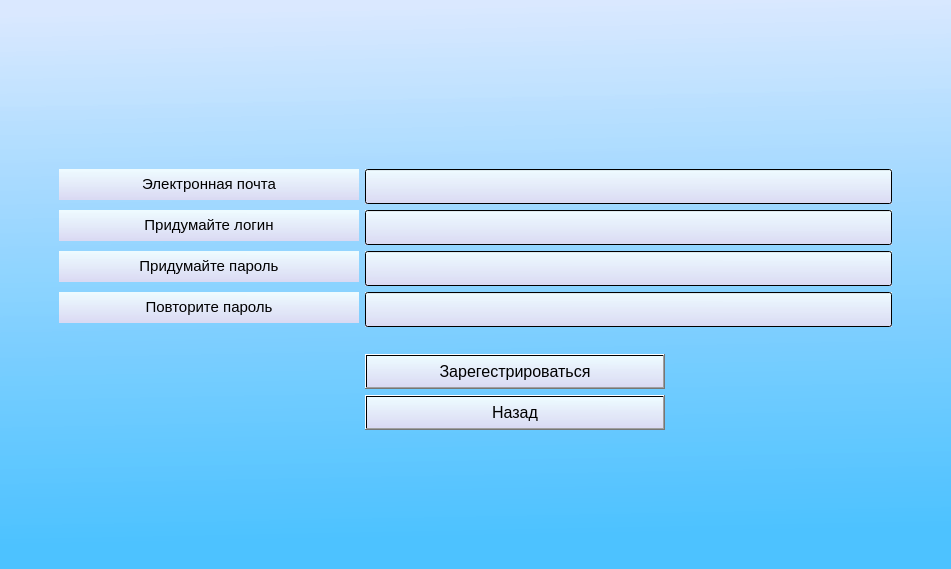
<?xml version="1.0" encoding="UTF-8"?>
<ui version="4.0">
 <class>MainWindow</class>
 <widget class="QMainWindow" name="MainWindow">
  <property name="geometry">
   <rect>
    <x>0</x>
    <y>0</y>
    <width>951</width>
    <height>569</height>
   </rect>
  </property>
  <property name="windowTitle">
   <string>MainWindow</string>
  </property>
  <property name="layoutDirection">
   <enum>Qt::LeftToRight</enum>
  </property>
  <property name="styleSheet">
   <string notr="true">background-color: qlineargradient(spread:pad, x1:0.572139, y1:0.994, x2:0.537, y2:0.00568182, stop:0.0547264 rgba(77, 194, 255, 255), stop:0.995025 rgba(217, 232, 255, 217));</string>
  </property>
  <widget class="QWidget" name="centralwidget">
   <layout class="QVBoxLayout" name="verticalLayout_2">
    <item>
     <layout class="QFormLayout" name="formLayout">
      <property name="sizeConstraint">
       <enum>QLayout::SetFixedSize</enum>
      </property>
      <property name="fieldGrowthPolicy">
       <enum>QFormLayout::ExpandingFieldsGrow</enum>
      </property>
      <property name="labelAlignment">
       <set>Qt::AlignCenter</set>
      </property>
      <property name="formAlignment">
       <set>Qt::AlignCenter</set>
      </property>
      <property name="leftMargin">
       <number>50</number>
      </property>
      <property name="topMargin">
       <number>60</number>
      </property>
      <property name="rightMargin">
       <number>50</number>
      </property>
      <property name="bottomMargin">
       <number>30</number>
      </property>
      <item row="1" column="0">
       <widget class="QLabel" name="label1">
        <property name="minimumSize">
         <size>
          <width>300</width>
          <height>0</height>
         </size>
        </property>
        <property name="maximumSize">
         <size>
          <width>2000</width>
          <height>2000</height>
         </size>
        </property>
        <property name="styleSheet">
         <string notr="true">background-color: qlineargradient(spread:pad, x1:0.503, y1:0.977273, x2:0.522, y2:0.028, stop:0 rgba(218, 218, 243, 255), stop:0.995025 rgba(240, 252, 255, 249));</string>
        </property>
        <property name="text">
         <string>&lt;html&gt;&lt;head/&gt;&lt;body&gt;&lt;p align=&quot;center&quot;&gt;&lt;span style=&quot; font-size:11pt;&quot;&gt;Электронная почта&lt;/span&gt;&lt;/p&gt;&lt;/body&gt;&lt;/html&gt;</string>
        </property>
       </widget>
      </item>
      <item row="1" column="1">
       <widget class="QLineEdit" name="Login">
        <property name="minimumSize">
         <size>
          <width>350</width>
          <height>35</height>
         </size>
        </property>
        <property name="maximumSize">
         <size>
          <width>1000</width>
          <height>16777215</height>
         </size>
        </property>
        <property name="font">
         <font>
          <pointsize>11</pointsize>
         </font>
        </property>
        <property name="styleSheet">
         <string notr="true">background-color: qlineargradient(spread:pad, x1:0.503, y1:0.977273, x2:0.522, y2:0.028, stop:0 rgba(218, 218, 243, 255), stop:0.995025 rgba(240, 252, 255, 249));</string>
        </property>
       </widget>
      </item>
      <item row="4" column="1">
       <widget class="QLineEdit" name="Password">
        <property name="minimumSize">
         <size>
          <width>350</width>
          <height>35</height>
         </size>
        </property>
        <property name="maximumSize">
         <size>
          <width>1000</width>
          <height>16777215</height>
         </size>
        </property>
        <property name="font">
         <font>
          <pointsize>11</pointsize>
         </font>
        </property>
        <property name="styleSheet">
         <string notr="true">background-color: qlineargradient(spread:pad, x1:0.503, y1:0.977273, x2:0.522, y2:0.028, stop:0 rgba(218, 218, 243, 255), stop:0.995025 rgba(240, 252, 255, 249));</string>
        </property>
        <property name="text">
         <string/>
        </property>
       </widget>
      </item>
      <item row="6" column="0">
       <spacer name="verticalSpacer">
        <property name="orientation">
         <enum>Qt::Vertical</enum>
        </property>
        <property name="sizeType">
         <enum>QSizePolicy::Fixed</enum>
        </property>
        <property name="sizeHint" stdset="0">
         <size>
          <width>1</width>
          <height>15</height>
         </size>
        </property>
       </spacer>
      </item>
      <item row="9" column="1">
       <widget class="QPushButton" name="Registration_botton">
        <property name="minimumSize">
         <size>
          <width>300</width>
          <height>35</height>
         </size>
        </property>
        <property name="maximumSize">
         <size>
          <width>300</width>
          <height>2000</height>
         </size>
        </property>
        <property name="font">
         <font>
          <pointsize>12</pointsize>
          <italic>false</italic>
         </font>
        </property>
        <property name="layoutDirection">
         <enum>Qt::LeftToRight</enum>
        </property>
        <property name="styleSheet">
         <string notr="true">background-color: qlineargradient(spread:pad, x1:0.503, y1:0.977273, x2:0.522, y2:0.028, stop:0 rgba(218, 218, 243, 255), stop:0.995025 rgba(240, 252, 255, 249));</string>
        </property>
        <property name="text">
         <string>Назад</string>
        </property>
       </widget>
      </item>
      <item row="3" column="1">
       <widget class="QLineEdit" name="lineEdit">
        <property name="minimumSize">
         <size>
          <width>350</width>
          <height>35</height>
         </size>
        </property>
        <property name="maximumSize">
         <size>
          <width>1000</width>
          <height>16777215</height>
         </size>
        </property>
        <property name="font">
         <font>
          <pointsize>11</pointsize>
         </font>
        </property>
        <property name="styleSheet">
         <string notr="true">background-color: qlineargradient(spread:pad, x1:0.503, y1:0.977273, x2:0.522, y2:0.028, stop:0 rgba(218, 218, 243, 255), stop:0.995025 rgba(240, 252, 255, 249));</string>
        </property>
       </widget>
      </item>
      <item row="5" column="1">
       <widget class="QLineEdit" name="lineEdit_2">
        <property name="minimumSize">
         <size>
          <width>350</width>
          <height>35</height>
         </size>
        </property>
        <property name="maximumSize">
         <size>
          <width>1000</width>
          <height>16777215</height>
         </size>
        </property>
        <property name="font">
         <font>
          <pointsize>11</pointsize>
         </font>
        </property>
        <property name="styleSheet">
         <string notr="true">background-color: qlineargradient(spread:pad, x1:0.503, y1:0.977273, x2:0.522, y2:0.028, stop:0 rgba(218, 218, 243, 255), stop:0.995025 rgba(240, 252, 255, 249));</string>
        </property>
       </widget>
      </item>
      <item row="3" column="0">
       <widget class="QLabel" name="label2">
        <property name="minimumSize">
         <size>
          <width>300</width>
          <height>0</height>
         </size>
        </property>
        <property name="maximumSize">
         <size>
          <width>2000</width>
          <height>2000</height>
         </size>
        </property>
        <property name="styleSheet">
         <string notr="true">background-color: qlineargradient(spread:pad, x1:0.503, y1:0.977273, x2:0.522, y2:0.028, stop:0 rgba(218, 218, 243, 255), stop:0.995025 rgba(240, 252, 255, 249));</string>
        </property>
        <property name="text">
         <string>&lt;html&gt;&lt;head/&gt;&lt;body&gt;&lt;p align=&quot;center&quot;&gt;&lt;span style=&quot; font-size:11pt;&quot;&gt;Придумайте логин&lt;/span&gt;&lt;/p&gt;&lt;/body&gt;&lt;/html&gt;</string>
        </property>
       </widget>
      </item>
      <item row="4" column="0">
       <widget class="QLabel" name="label">
        <property name="minimumSize">
         <size>
          <width>300</width>
          <height>0</height>
         </size>
        </property>
        <property name="styleSheet">
         <string notr="true">background-color: qlineargradient(spread:pad, x1:0.503, y1:0.977273, x2:0.522, y2:0.028, stop:0 rgba(218, 218, 243, 255), stop:0.995025 rgba(240, 252, 255, 249));</string>
        </property>
        <property name="text">
         <string>&lt;html&gt;&lt;head/&gt;&lt;body&gt;&lt;p align=&quot;center&quot;&gt;&lt;span style=&quot; font-size:11pt;&quot;&gt;Придумайте пароль&lt;/span&gt;&lt;/p&gt;&lt;/body&gt;&lt;/html&gt;</string>
        </property>
       </widget>
      </item>
      <item row="5" column="0">
       <widget class="QLabel" name="label_2">
        <property name="minimumSize">
         <size>
          <width>300</width>
          <height>0</height>
         </size>
        </property>
        <property name="styleSheet">
         <string notr="true">background-color: qlineargradient(spread:pad, x1:0.503, y1:0.977273, x2:0.522, y2:0.028, stop:0 rgba(218, 218, 243, 255), stop:0.995025 rgba(240, 252, 255, 249));</string>
        </property>
        <property name="text">
         <string>&lt;html&gt;&lt;head/&gt;&lt;body&gt;&lt;p align=&quot;center&quot;&gt;&lt;span style=&quot; font-size:11pt;&quot;&gt;Повторите пароль&lt;/span&gt;&lt;/p&gt;&lt;/body&gt;&lt;/html&gt;</string>
        </property>
       </widget>
      </item>
      <item row="7" column="1">
       <widget class="QPushButton" name="Entrance_Botton">
        <property name="minimumSize">
         <size>
          <width>300</width>
          <height>35</height>
         </size>
        </property>
        <property name="maximumSize">
         <size>
          <width>300</width>
          <height>2000</height>
         </size>
        </property>
        <property name="font">
         <font>
          <pointsize>12</pointsize>
         </font>
        </property>
        <property name="layoutDirection">
         <enum>Qt::LeftToRight</enum>
        </property>
        <property name="styleSheet">
         <string notr="true">background-color: qlineargradient(spread:pad, x1:0.503, y1:0.977273, x2:0.522, y2:0.028, stop:0 rgba(218, 218, 243, 255), stop:0.995025 rgba(240, 252, 255, 249));</string>
        </property>
        <property name="text">
         <string>Зарегестрироваться</string>
        </property>
       </widget>
      </item>
     </layout>
    </item>
   </layout>
  </widget>
 </widget>
 <resources>
  <include location="ui.qrc"/>
 </resources>
 <connections/>
</ui>
